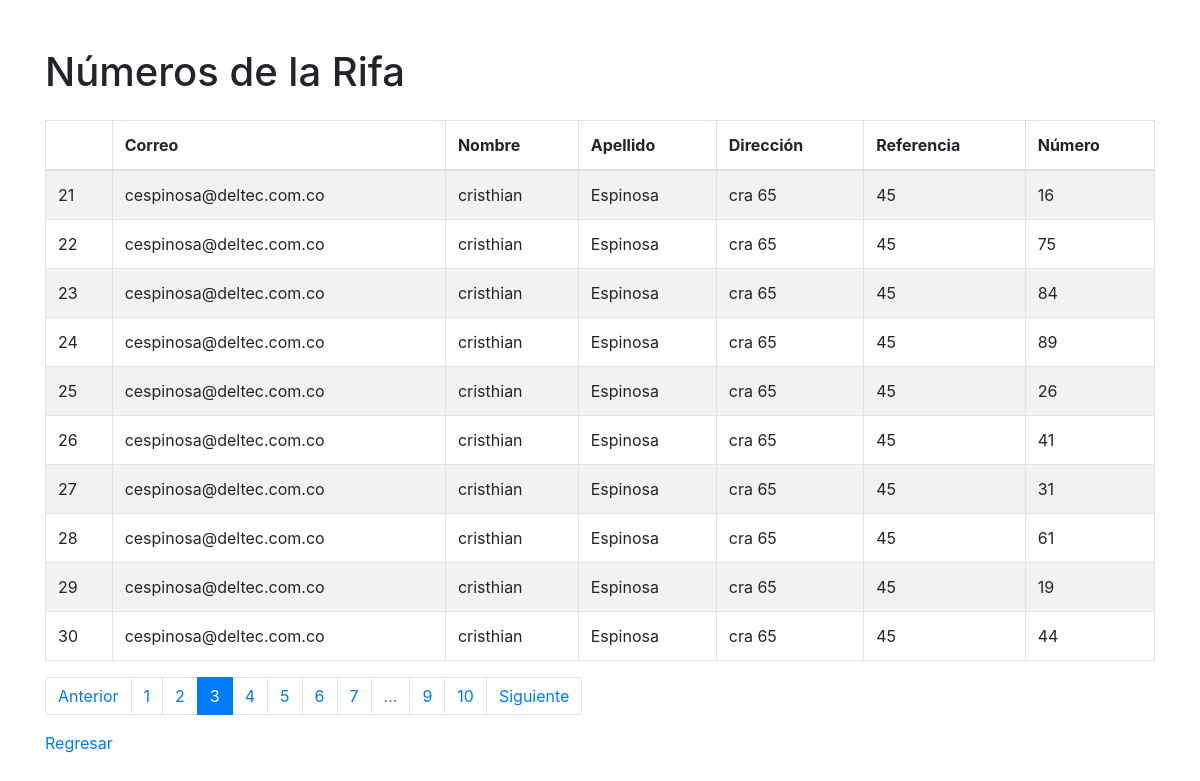
/ver_numeros/3, run on the app's committed database.
### app.py (models this page shows)
class RaffleNumber(db.Model):
    id = db.Column(db.Integer, primary_key=True)
    number = db.Column(db.Integer, unique=True, nullable=False)
    person_id = db.Column(db.Integer, db.ForeignKey('person.id'), nullable=False)

class Person(db.Model):
    id = db.Column(db.Integer, primary_key=True)
    first_name = db.Column(db.String(50), nullable=False)
    last_name = db.Column(db.String(50), nullable=False)
    address = db.Column(db.String(200), nullable=False)
    reference_number = db.Column(db.String(100), nullable=False)
    email = db.Column(db.String(120), nullable=False)
    raffle_numbers = db.relationship('RaffleNumber', backref='person', lazy=True)

### app.py (the view)
@app.route('/ver_numeros')
@app.route('/ver_numeros/<int:page>')
def ver_numeros(page=1):
    per_page = 10
    numeros_paginados = RaffleNumber.query.paginate(page=page, per_page=per_page, error_out=False)
    return render_template('ver_numeros.html', numeros_paginados=numeros_paginados)

### templates/ver_numeros.html (shortened to what this page needs)
<!doctype html>
<html lang="en">
  <head>
    <link rel="stylesheet" href="https://stackpath.bootstrapcdn.com/bootstrap/4.5.2/css/bootstrap.min.css">
  </head>
  <body>
    <div class="container mt-5">
      <h1 class="mb-4">Números de la Rifa</h1>
      <div class="table-responsive">
        <table class="table table-bordered table-striped">
          <thead>
            <tr>
              <th></th>
              <th>Correo</th>
              <th>Nombre</th>
              <th>Apellido</th>
              <th>Dirección</th>
              <th>Referencia</th>
              <th>Número</th>
            </tr>
          </thead>
          <tbody>
            {% for numero in numeros_paginados.items %}
              <tr>
                <td>{{ loop.index + (numeros_paginados.page - 1) * numeros_paginados.per_page }}</td>
                <td>{{ numero.person.email }}</td>
                <td>{{ numero.person.first_name }}</td>
                <td>{{ numero.person.last_name }}</td>
                <td>{{ numero.person.address }}</td>
                <td>{{ numero.person.reference_number }}</td>
                <td>{{ numero.number }}</td>
              </tr>
            {% endfor %}
          </tbody>
        </table>
      </div>
      <nav aria-label="Page navigation">
        <ul class="pagination">
          {% if numeros_paginados.has_prev %}
            <li class="page-item"><a class="page-link" href="{{ url_for('ver_numeros', page=numeros_paginados.prev_num) }}">Anterior</a></li>
          {% else %}
            <li class="page-item disabled"><a class="page-link" href="#">Anterior</a></li>
          {% endif %}
          {% for page_num in numeros_paginados.iter_pages() %}
            {% if page_num %}
              {% if page_num == numeros_paginados.page %}
                <li class="page-item active"><a class="page-link" href="#">{{ page_num }}</a></li>
              {% else %}
                <li class="page-item"><a class="page-link" href="{{ url_for('ver_numeros', page=page_num) }}">{{ page_num }}</a></li>
              {% endif %}
            {% else %}
              <li class="page-item disabled"><a class="page-link" href="#">...</a></li>
            {% endif %}
          {% endfor %}
          {% if numeros_paginados.has_next %}
            <li class="page-item"><a class="page-link" href="{{ url_for('ver_numeros', page=numeros_paginados.next_num) }}">Siguiente</a></li>
          {% else %}
            <li class="page-item disabled"><a class="page-link" href="#">Siguiente</a></li>
          {% endif %}
        </ul>
      </nav>
      <a href="{{ url_for('index') }}">Regresar</a>
    </div>
  </body>
</html>

### data on the page
RaffleNumber: person.email "cespinosa@deltec.com.co", person.first_name "cristhian", person.last_name "Espinosa", person.address "cra 65", person.reference_number "45", number "16"
RaffleNumber: person.email "cespinosa@deltec.com.co", person.first_name "cristhian", person.last_name "Espinosa", person.address "cra 65", person.reference_number "45", number "75"
RaffleNumber: person.email "cespinosa@deltec.com.co", person.first_name "cristhian", person.last_name "Espinosa", person.address "cra 65", person.reference_number "45", number "84"
RaffleNumber: person.email "cespinosa@deltec.com.co", person.first_name "cristhian", person.last_name "Espinosa", person.address "cra 65", person.reference_number "45", number "89"
RaffleNumber: person.email "cespinosa@deltec.com.co", person.first_name "cristhian", person.last_name "Espinosa", person.address "cra 65", person.reference_number "45", number "26"
RaffleNumber: person.email "cespinosa@deltec.com.co", person.first_name "cristhian", person.last_name "Espinosa", person.address "cra 65", person.reference_number "45", number "41"
RaffleNumber: person.email "cespinosa@deltec.com.co", person.first_name "cristhian", person.last_name "Espinosa", person.address "cra 65", person.reference_number "45", number "31"
RaffleNumber: person.email "cespinosa@deltec.com.co", person.first_name "cristhian", person.last_name "Espinosa", person.address "cra 65", person.reference_number "45", number "61"
RaffleNumber: person.email "cespinosa@deltec.com.co", person.first_name "cristhian", person.last_name "Espinosa", person.address "cra 65", person.reference_number "45", number "19"
RaffleNumber: person.email "cespinosa@deltec.com.co", person.first_name "cristhian", person.last_name "Espinosa", person.address "cra 65", person.reference_number "45", number "44"

### other printed values
{{ page_num }} "1" "2" "4" "5" "6" "7" "9" "10"
{{ page_num }} "3"
